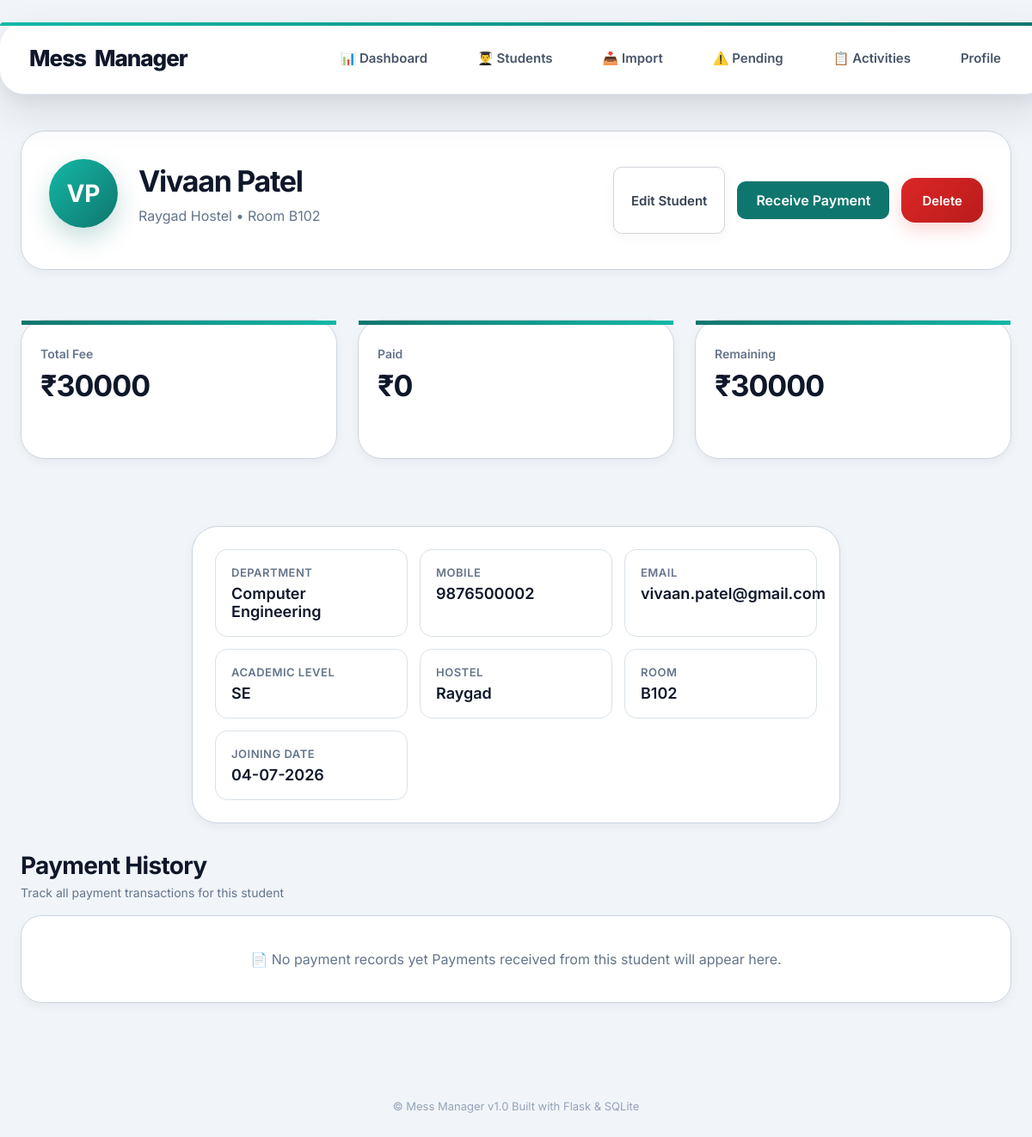
The app's page /student_profile/2 (signed in), older data.
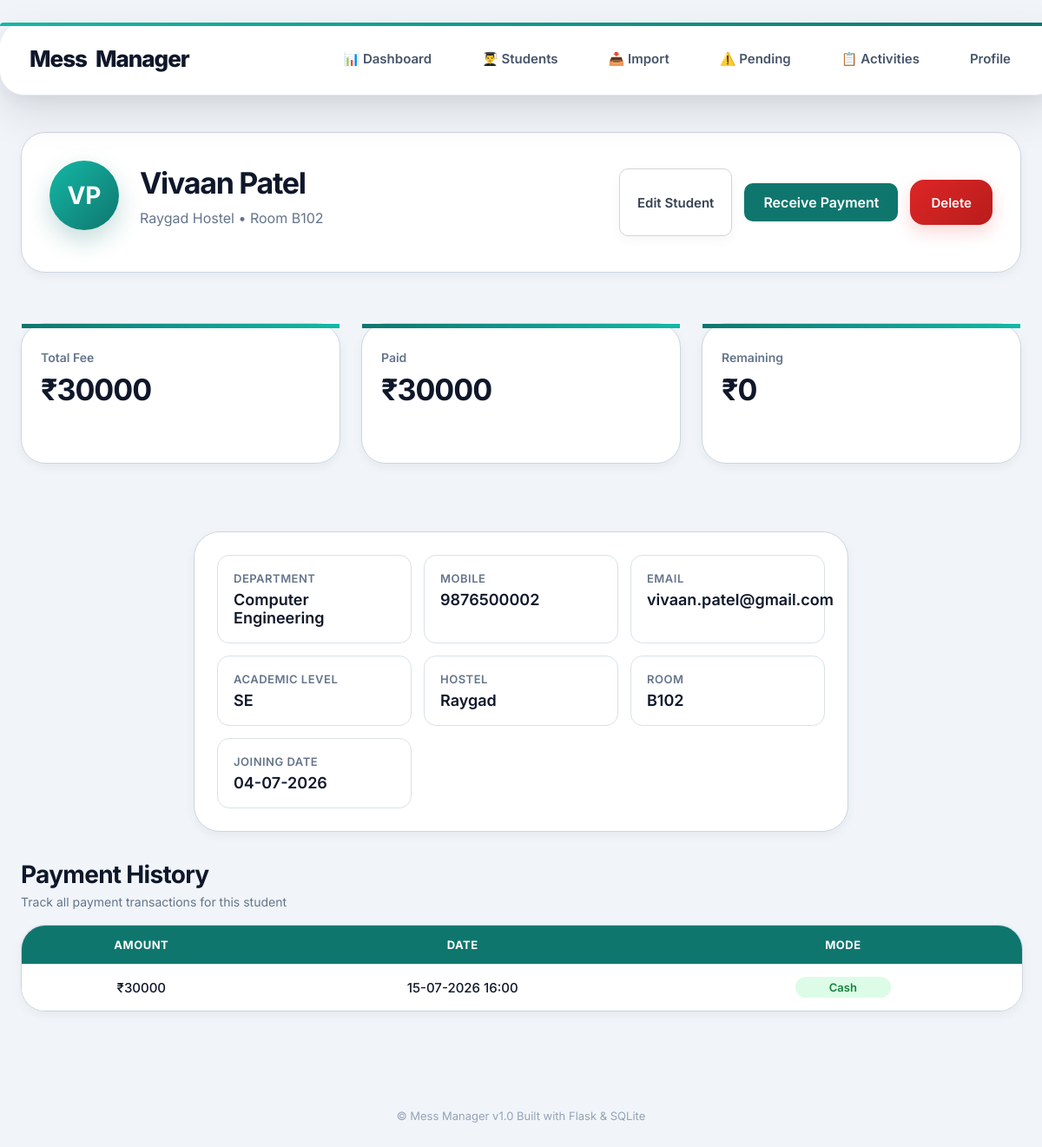
The same page, newer data.
### tables this page shows
CREATE TABLE students (

        id INTEGER PRIMARY KEY AUTOINCREMENT,

        admin_id INTEGER NOT NULL,

        student_code TEXT NOT NULL UNIQUE,

        name TEXT NOT NULL,

        mobile TEXT NOT NULL,
                 
        email TEXT  NOT NULL,

        hostel TEXT NOT NULL,

        room TEXT NOT NULL,

        department TEXT NOT NULL,

        academic_level TEXT NOT NULL,

        total_fees INTEGER NOT NULL DEFAULT 30000,

        received_amount INTEGER NOT NULL DEFAULT 0,

        joining_date TEXT NOT NULL,

        FOREIGN KEY (admin_id) REFERENCES admin(id),

        UNIQUE(admin_id, mobile),

        CHECK(received_amount >= 0),

        CHECK(total_fees >= 0),

        CHECK(received_amount <= total_fees)

    );

CREATE TABLE payments (

        id INTEGER PRIMARY KEY AUTOINCREMENT,
        student_id INTEGER NOT NULL,
        amount INTEGER NOT NULL,
        payment_mode TEXT NOT NULL,
        payment_date TEXT NOT NULL,
        FOREIGN KEY (student_id)
        REFERENCES students(id)
        ON DELETE CASCADE,
        CHECK(amount > 0)

    );

### app.py (the view)
@app.route("/student_profile/<int:student_id>")
@login_required
def student_profile(student_id):
    conn = connect_db()
    admin_id = session['admin_id']
    student = conn.execute(
        """

        SELECT *

        FROM students

        WHERE id = ?

        AND admin_id = ?

        """,
        (student_id, admin_id)
    ).fetchone()
    if not student:
        conn.close()
        flash("Unauthorized access")
        return redirect('/student_list')
    payments = conn.execute(
    """

    SELECT
        amount,
        payment_mode,
        payment_date


    FROM payments

    WHERE student_id = ?

    ORDER BY payment_date DESC

    """,
    (student_id,)
).fetchall()
    conn.close()
    name = student["name"]
    initials = "".join(
        word[0].upper()
        for word in name.split()[:2]
    )
    return render_template(
        "student_profile.html",
        student=student,
        payments=payments,
        initials=initials
    )

### app.py (called while the page is built)
def connect_db():
    conn = sqlite3.connect('database.db')
    conn.execute("PRAGMA foreign_keys = ON")
    conn.row_factory = sqlite3.Row
    return conn

def login_required(func):
    @wraps(func)
    def wrapper(*args, **kwargs):
        if not session.get('admin_logged_in'):
            return redirect('/login')
        return func(*args, **kwargs)
    return wrapper

### templates/student_profile.html (shortened to what the changed rows need)
{% extends "base.html" %}
{% block content %}
<div class="container">
    <div class="profile-top ui-card">
        <div class="profile-main">
            <div class="profile-info">
                <h1 class="profile-name">
                    {{ student['name'] }}
                </h1>
                <p class="profile-subtitle">
                    {{ student['hostel'] }} Hostel • Room {{ student['room'] }}
                </p>
            </div>
        </div>
    </div>
    <div class="profile-summary">
        <div class="summary-card ui-card">
            <h3>Total Fee</h3>
            <p>₹{{ student['total_fees'] }}</p>
        </div>
        <div class="summary-card ui-card">
            <h3>Paid</h3>
            <p>₹{{ student['received_amount'] }}</p>
        </div>
        <div class="summary-card ui-card">
            <h3>Remaining</h3>
            <p>
                ₹{{ student['total_fees'] - student['received_amount'] }}
            </p>
        </div>
    </div>
    <div class="payment-card ui-card">
        <div class="profile-details">
            <div class="detail-item">
                <span class="detail-label">Department</span>
                <span class="detail-value">{{ student['department'] }}</span>
            </div>
            <div class="detail-item">
                <span class="detail-label">Mobile</span>
                <span class="detail-value">{{ student['mobile'] }}</span>
            </div>
            <div class="detail-item">
                <span class="detail-label">Email</span>
                <span class="detail-value">
                    {{ student['email'] }}
                </span>
            </div>
            <div class="detail-item">
                <span class="detail-label">Academic Level</span>
                <span class="detail-value">{{ student['academic_level'] }}</span>
            </div>
            <div class="detail-item">
                <span class="detail-label">Hostel</span>
                <span class="detail-value">{{ student['hostel'] }}</span>
            </div>
            <div class="detail-item">
                <span class="detail-label">Room</span>
                <span class="detail-value">{{ student['room'] }}</span>
            </div>
            <div class="detail-item">
                <span class="detail-label">Joining Date</span>
                <span class="detail-value">{{ student['joining_date'] }}</span>
            </div>
        </div>
    </div>
    <div class="payment-history-section">
        <div class="section-header">
            <h2 class="section-title">
                Payment History
            </h2>
        </div>
        {% if payments %}
        <div class="table-container ui-card">
            <table class="students-table">
                <thead>
                    <tr>
                        <th>Amount</th>
                        <th>Date</th>
                        <th>Mode</th>
                    </tr>
                </thead>
                <tbody>
                    {% for payment in payments %}
                    <tr>
                        <td>₹{{ payment['amount'] }}</td>
                        <td>{{ payment['payment_date'] }}</td>
                        <td>{% if payment['payment_mode'] == 'UPI' %}
<span class="payment-mode-upi">
    UPI
</span>
{% elif payment['payment_mode'] == 'Cash' %}
                            <span class="payment-mode-cash">
                                Cash
                            </span>
                            {% else %}
                            <span class="payment-mode-bank">
                                Bank Transfer
                            </span>
                            {% endif %}
                        </td>
                    </tr>
                    {% endfor %}
                </tbody>
            </table>
        </div>
        {% else %}
        <div class="ui-card no-history-card">
            <p class="empty-text">
                📄 No payment records yet
                Payments received from this student will appear here.
            </p>
        </div>
        {% endif %}
    </div>
</div>
{% endblock %}

Row changes from the older to the newer data that the page shows:
changed students "Vivaan Patel": received_amount "0" → "30000"; student['total_fees']-student['received_amount'] "30000" → "0"
added payments: amount "30000", payment_date "15-07-2026 16:00", payment_mode "Cash"
Text that changed along with them:
text no longer shown: "📄 No payment records yet Payments received from this student will appear here."
text now shown: "AMOUNT DATE MODE"
